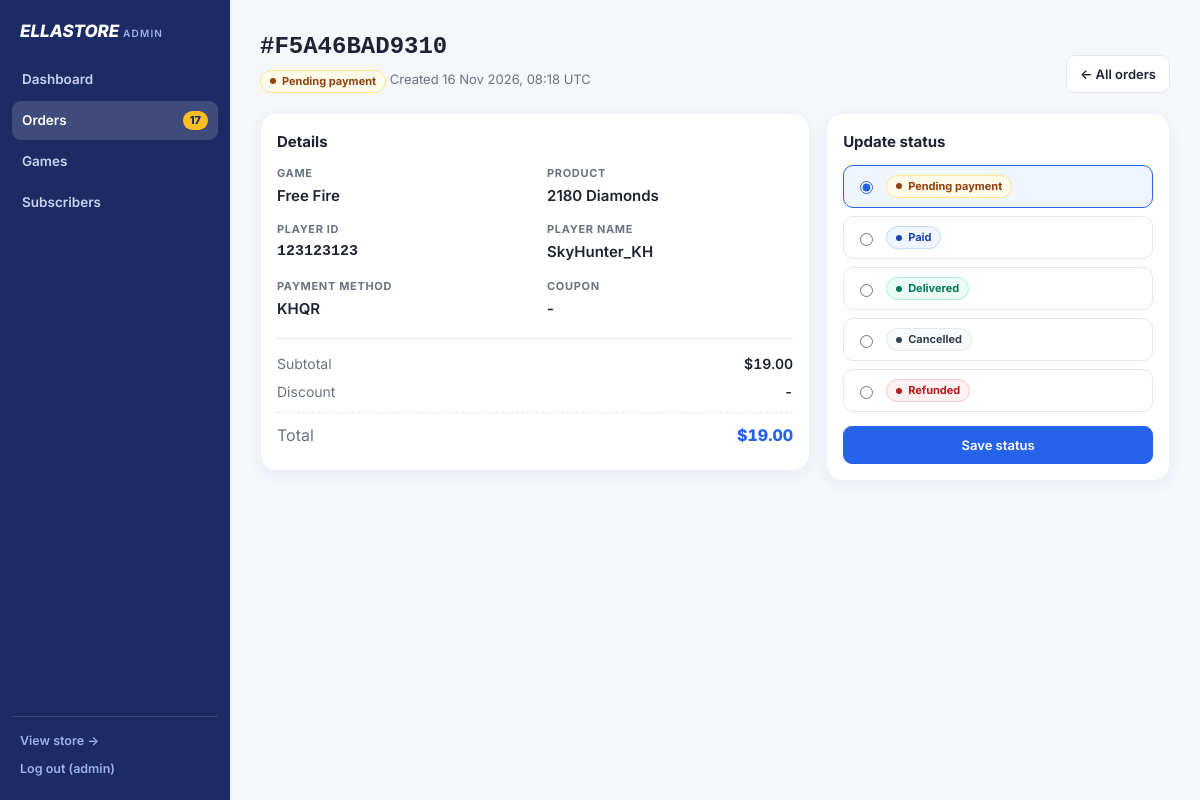
The app's page /admin/orders/F5A46BAD9310 (signed in) with its own data.
### tables this page shows
CREATE TABLE orders (
    id TEXT PRIMARY KEY,
    game_id TEXT NOT NULL,
    player_id TEXT NOT NULL,
    server TEXT,
    player_name TEXT,
    item TEXT NOT NULL,
    subtotal REAL NOT NULL,
    discount REAL NOT NULL,
    total REAL NOT NULL,
    coupon TEXT,
    pay_method TEXT NOT NULL,
    status TEXT NOT NULL,
    created_at TEXT NOT NULL
);

### ellastore/admin/views.py (the view)
@bp.route("/orders/<order_id>")
@login_required
def order_detail(order_id):
    order = orders.get(order_id)
    if order is None:
        abort(404)
    return render_template("admin/order_detail.html", order=order,
                           game=get_game(order["game_id"]), statuses=orders.STATUSES)

### ellastore/admin/auth.py (called while the page is built)
def login_required(view):
    @wraps(view)
    def wrapped(*args, **kwargs):
        if not session.get("admin"):
            return redirect(url_for("admin.login", next=request.full_path.rstrip("?")))
        return view(*args, **kwargs)
    return wrapped

def csrf_token():
    if "csrf" not in session:
        session["csrf"] = secrets.token_urlsafe(32)
    return session["csrf"]

@bp.app_context_processor
def inject_csrf():
    return {"csrf_token": csrf_token}

@bp.before_request
def check_csrf():
    if request.method == "POST":
        sent = request.form.get("csrf_token", "")
        if not hmac.compare_digest(sent, session.get("csrf", "")):
            abort(400, "Invalid CSRF token")

### ellastore/admin/views.py (called while the page is built)
@bp.context_processor
def inject_admin_nav():
    return {"pending_count": reports.status_counts().get("pending_payment", 0)}

### ellastore/catalog.py (called while the page is built)
def all_games():
    return GAMES

def get_game(game_id):
    return _BY_ID.get(game_id)

### ellastore/db.py (called while the page is built)
def get_db():
    if "db" not in g:
        g.db = sqlite3.connect(current_app.config["DATABASE"])
        g.db.row_factory = sqlite3.Row
    return g.db

### ellastore/services/orders.py (called while the page is built)
def get(order_id):
    row = get_db().execute("SELECT * FROM orders WHERE id = ?", (str(order_id).upper(),)).fetchone()
    return dict(row) if row else None

### ellastore/services/reports.py (called while the page is built)
def status_counts():
    rows = get_db().execute("SELECT status, COUNT(*) AS n FROM orders GROUP BY status").fetchall()
    return {r["status"]: r["n"] for r in rows}

### ellastore/templates/admin/order_detail.html (shortened to what this page needs)
{% extends "admin/base.html" %}
{% from "admin/components.html" import status_badge %}
{% block heading %}<span class="mono">#{{ order.id }}</span>{% endblock %}
{% block subheading %}<p class="sub">{{ status_badge(order.status) }} Created {{ order.created_at|datetime }} UTC</p>{% endblock %}
{% block actions %}<a class="btn" href="{{ url_for('admin.order_list') }}">&larr; All orders</a>{% endblock %}
{% block content %}
<div class="cols detail">
  <section class="card">
    <header class="card-head"><h2>Details</h2></header>
    <dl class="facts">
      <div><dt>Game</dt><dd>{{ game.name if game else order.game_id }}</dd></div>
      <div><dt>Product</dt><dd>{{ order.item }}</dd></div>
      <div><dt>Player ID</dt><dd class="mono">{{ order.player_id }}{% if order.server %} ({{ order.server }}){% endif %}</dd></div>
      <div><dt>Player name</dt><dd>{{ order.player_name or '-' }}</dd></div>
      <div><dt>Payment method</dt><dd>{{ order.pay_method|upper }}</dd></div>
      <div><dt>Coupon</dt><dd>{{ order.coupon or '-' }}</dd></div>
    </dl>
    <dl class="totals">
      <div><dt>Subtotal</dt><dd>{{ order.subtotal|money }}</dd></div>
      <div><dt>Discount</dt><dd>{{ '-' ~ (order.discount * 100)|round|int ~ '%' if order.discount else '-' }}</dd></div>
      <div class="grand"><dt>Total</dt><dd>{{ order.total|money }}</dd></div>
    </dl>
  </section>
  <section class="card">
    <header class="card-head"><h2>Update status</h2></header>
    <form method="post" action="{{ url_for('admin.order_status', order_id=order.id) }}" class="status-form">
      {%- for s in statuses %}
      <label class="radio-row">
        <input type="radio" name="status" value="{{ s }}" {{ 'checked' if s == order.status }}>
        {{ status_badge(s) }}
      </label>
      {%- endfor %}
      <button class="btn primary" type="submit">Save status</button>
    </form>
  </section>
</div>
{% endblock %}

### ellastore/templates/admin/components.html (shortened to what this page needs)
{% macro status_badge(status) -%}
<span class="status status-{{ status }}"><i></i>{{ status|humanize }}</span>
{%- endmacro %}

### ellastore/static/css/admin.css (style rules this page uses)
:root { --brand: #2563eb; --brand-dark: #1d4ed8; --ink: #1f2233; --muted: #6b7280; --line: #e5e7eb; --bg: #f5f7fb; --side: #1d2b64; --radius: 16px; --shadow: 0 4px 16px rgba(29, 43, 100, .06); }
* { box-sizing: border-box; }
body { margin: 0; font: 15px/1.55 Inter, system-ui, -apple-system, "Segoe UI", sans-serif; color: var(--ink); background: var(--bg); }
a { color: var(--brand); text-decoration: none; }
.sub { margin: 4px 0 0; color: var(--muted); font-size: 13px; }
.btn { display: inline-flex; align-items: center; justify-content: center; padding: 8px 13px; border: 1px solid var(--line); border-radius: 9px; background: #fff; color: var(--ink); font: inherit; font-size: 13px; font-weight: 600; white-space: nowrap; cursor: pointer; }
.btn.primary { border-color: var(--brand); background: var(--brand); color: #fff; }
.card { margin-bottom: 16px; padding: 16px; border: 1px solid #eef1f8; border-radius: var(--radius); background: #fff; box-shadow: var(--shadow); }
.card-head { display: flex; align-items: baseline; justify-content: space-between; gap: 12px; margin-bottom: 12px; }
.card-head h2 { margin: 0; font-size: 15px; }
.cols { display: grid; grid-template-columns: minmax(0, 1.5fr) minmax(0, 1fr); gap: 16px; align-items: start; }
.cols.detail { grid-template-columns: minmax(0, 1.6fr) minmax(0, 1fr); }
.mono { font-family: ui-monospace, SFMono-Regular, Consolas, monospace; font-variant-numeric: tabular-nums; }
.status { display: inline-flex; align-items: center; gap: 6px; padding: 2px 9px; border: 1px solid; border-radius: 999px; font-size: 11px; font-weight: 700; white-space: nowrap; }
.status i { width: 6px; height: 6px; border-radius: 50%; background: currentColor; }
.status-pending_payment { border-color: #fde68a; background: #fffbeb; color: #92400e; }
.status-paid { border-color: #bfdbfe; background: #eff6ff; color: #1e40af; }
.status-delivered { border-color: #a7f3d0; background: #ecfdf5; color: #047857; }
.status-cancelled { border-color: #e5e7eb; background: #f9fafb; color: #374151; }
.status-refunded { border-color: #fecaca; background: #fef2f2; color: #b91c1c; }
.facts { display: grid; grid-template-columns: repeat(2, minmax(0, 1fr)); gap: 14px 24px; margin: 0; }
.facts dt { color: var(--muted); font-size: 11px; font-weight: 700; letter-spacing: .06em; text-transform: uppercase; }
.facts dd { margin: 2px 0 0; font-weight: 600; word-break: break-word; }
.totals { margin: 18px 0 0; padding-top: 14px; border-top: 1px solid var(--line); }
.totals div { display: flex; justify-content: space-between; margin-bottom: 6px; font-size: 14px; }
.totals dt { color: var(--muted); }
.totals dd { margin: 0; font-weight: 600; font-variant-numeric: tabular-nums; }
.totals .grand { margin-top: 10px; padding-top: 10px; border-top: 1px dashed var(--line); font-size: 16px; }
.totals .grand dd { color: var(--brand); font-weight: 800; }
.status-form { display: flex; flex-direction: column; gap: 8px; }
.radio-row { display: flex; align-items: center; gap: 10px; padding: 9px 11px; border: 1px solid var(--line); border-radius: 10px; cursor: pointer; }
.radio-row:has(input:checked) { border-color: var(--brand); background: #eff6ff; }
.radio-row input { accent-color: var(--brand); }
.status-form .btn { margin-top: 6px; }

### records on screen
orders: id "F5A46BAD9310", status "Pending payment", created_at "16 Nov 2026, 08:18", item "2180 Diamonds", player_id "123123123", player_name "SkyHunter_KH", pay_method "KHQR", subtotal "$19.00", discount "-", total "$19.00"

### other values on screen
{{ label }} "Dashboard" "Orders" "Games" "Subscribers"
{{ badge }} "17"
{{ session.admin }} "admin"
{{ game.name if game else order.game_id }} "Free Fire"
{{ order.coupon or '-' }} "-"
{{ status|humanize }} "Pending payment" "Paid" "Delivered" "Cancelled" "Refunded"
